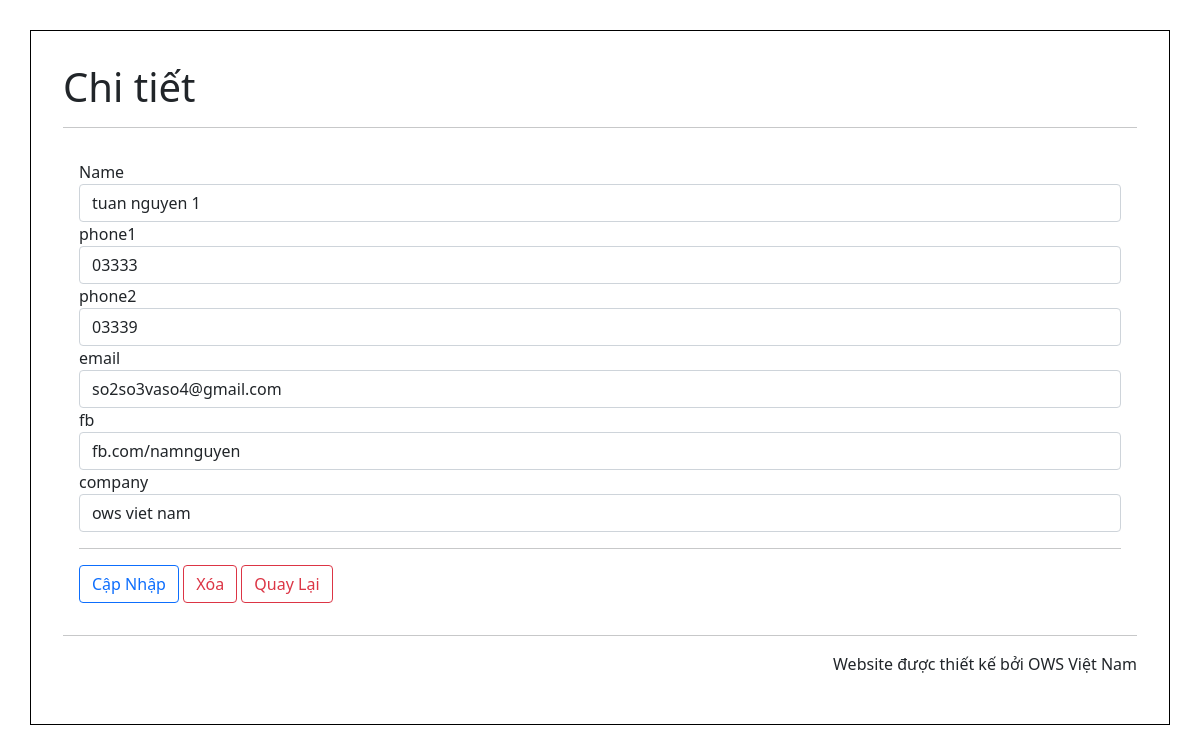
/contact/edit/11, run on the app's committed database.
### tables this page shows
CREATE TABLE `contacts` (
  `id` int(11) NOT NULL,
  `name` varchar(100) NOT NULL,
  `phone1` varchar(20) NOT NULL,
  `phone2` varchar(20) NOT NULL,
  `email` varchar(100) NOT NULL,
  `fb` varchar(200) NOT NULL,
  `company` varchar(100) NOT NULL
);

### application/controllers/Contact.php (called while the page is built, shortened)
<?php
class contact extends CI_Controller
{
	public function __construct()
	{
		$this->load->model('contactmodel');
		$this->load->library('session');
		$this->load->helper('url');
	}
	public function edit($id)
	{
		$data['contact_item'] = $this->contactmodel->getContact($id);
		$this->load->view('contact_edit', $data);
	}
}

### index.php (called while the page is built, shortened)
<?php
require_once BASEPATH.'core/CodeIgniter.php';

### application/models/Contactmodel.php (called while the page is built, shortened)
<?php
class contactmodel extends CI_Model
{
	public function getContact($id)
	{
		$query = $this->db->get_where('contacts', array('id' => $id));
		return $query->first_row();
	}
}

### application/views/Contact_edit.php (the view, shortened to what this page needs)
<!DOCTYPE html>
<html lang="en">
<head>
	<link href="https://cdn.jsdelivr.net/npm/bootstrap@5.1.1/dist/css/bootstrap.min.css" rel="stylesheet">
</head>
<body>
	<div class="container">
		<div id="body">
			<h1>Chi tiết</h1>
			<hr>
			<div class="card-body">
				<form action="<?php echo base_url('contact/update/' . $contact_item->id); ?>" method="POST">
					<div class="form-group">
						<label for="name">Name</label>
						<input type="text" class="form-control" id="name" name="name" value="<?php echo $contact_item->name; ?>">
					</div>
					<div class="form-group">
						<label for="phone1">phone1</label>
						<input type="text" class="form-control" id="phone1" name="phone1" value="<?php echo $contact_item->phone1; ?>">
					</div>
					<div class="form-group">
						<label for="phone1">phone2</label>
						<input type="text" class="form-control" id="phone2" name="phone2" value="<?php echo $contact_item->phone2; ?>">
					</div>
					<div class="form-group">
						<label for="email">email</label>
						<input type="text" class="form-control" id="email" name="email" value="<?php echo $contact_item->email; ?>">
					</div>
					<div class="form-group">
						<label for="fb">fb</label>
						<input type="text" class="form-control" id="fb" name="fb" value="<?php echo $contact_item->fb; ?>">
					<div class="form-group">
						<label for="company">company</label>
						<input type="text" class="form-control" id="company" name="company" value="<?php echo $contact_item->company; ?>">
					</div>
					<hr>
					<button type="submit" class="btn btn-outline-primary">Cập Nhập</button>
					<a class="btn btn-outline-danger" href="<?php echo base_url('contact/del/' . $contact_item->id) ?>">
					Xóa
				</a>
				<a href="/ows-contact" class="btn btn-outline-danger">Quay Lại</a>
				</form>
			</div>
		</div>
		<hr>
		<p class="footer" style="text-align: right;">Website được thiết kế bởi OWS Việt Nam</p>
	</div>
</body>
</html>

### application/views/Contact_edit.php (style rules this page uses)
.container { display: grid; margin-top: 30px; padding: 2em; border: 1px solid black; }

### data on the page
contacts: name "tuan nguyen 1", phone1 "03333", phone2 "03339", email "so2so3vaso4@gmail.com", fb "fb.com/namnguyen", company "ows viet nam"
